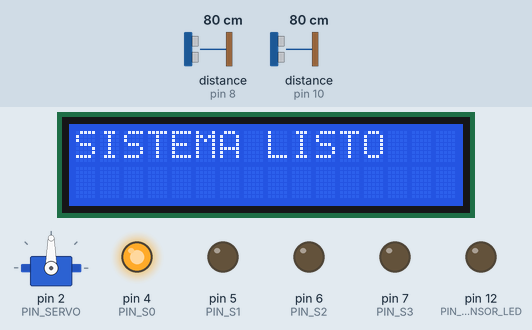
Simulated run of this sketch. Board: Arduino Uno, built with avr-gcc and run on an emulated ATmega328P. Parts: servo, 16×2 character LCD, output pins drawn as LEDs (lit = HIGH). Wiring (inferred from the names in the program): ultrasonic range finder: trigger pin 9; echo pin 10. The test bench sets the inputs (shaded band); at power-on: distance to the obstacle (sensors on pin 10, pin 8) 80 cm. The echo pulse lasts 58.3 µs per cm; pins used as bus, display or sensor lines are not drawn; what the sketch prints to the serial monitor is not drawn.

Above: at 1.3 s.
1.4 s: distance to the obstacle (sensor on pin 10) set to 12 cm
2.9 s: distance to the obstacle (sensor on pin 10) set to 9 cm
At 4.5 s:
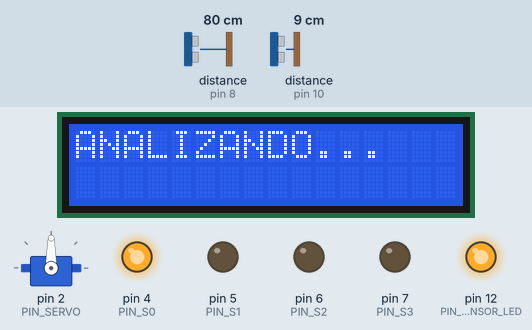
At 17.9 s:
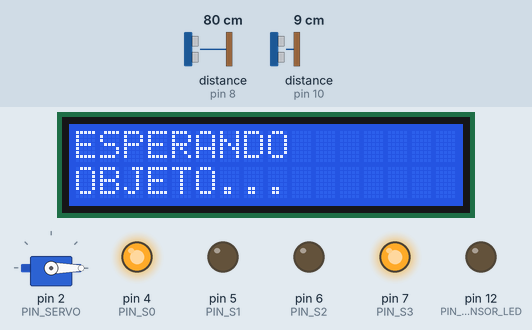
Timing chart, 0 to 19.4 s (numbered marks = the images above; inputs shaded):
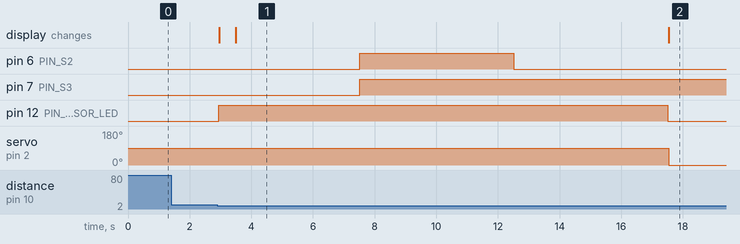

The sketch:

smart_bin.ino
```cpp
#include <LiquidCrystal_I2C.h>
#include <Servo.h>
#include "Config.h"
#include "Types.h"
#include "DistanceSensor.h"
#include "ColorSensor.h"
#include "DisplayManager.h"
#include "StateMachine.h"

#define PIN_TRIG 9
#define PIN_ECHO 10
#define PIN_S0 4
#define PIN_S1 5
#define PIN_S2 6
#define PIN_S3 7
#define PIN_SENSOR_OUT 8
#define PIN_SERVO 2
#define PIN_SENSOR_LED 12

LiquidCrystal_I2C lcd(0x27, 16, 2);
Servo servo;
DistanceSensor ds(PIN_TRIG, PIN_ECHO);
ColorSensor cs(PIN_S0, PIN_S1, PIN_S2, PIN_S3, PIN_SENSOR_OUT, PIN_SENSOR_LED);
DisplayManager dm(lcd);
StateMachine fsm(ds, cs, dm, servo);

void setup() {
  // Inicializa siempre el Serial
  Serial.begin(SERIAL_BAUD);
  while (!Serial) {}
  Serial.println(F(">> SERIAL INICIADO"));

  servo.attach(PIN_SERVO);
  ds.begin();
  cs.begin();
  dm.begin();
  fsm.begin();
}

void loop() {
  fsm.tick();
}
```

ColorSensor.cpp
```cpp
#include "ColorSensor.h"

ColorSensor::ColorSensor(uint8_t s0, uint8_t s1,
                         uint8_t s2, uint8_t s3,
                         uint8_t outPin,
                         uint8_t ledPin)
  : _s0(s0), _s1(s1), _s2(s2), _s3(s3), _out(outPin), _led(ledPin) {}

void ColorSensor::begin() {
  pinMode(_s0, OUTPUT);
  pinMode(_s1, OUTPUT);
  pinMode(_s2, OUTPUT);
  pinMode(_s3, OUTPUT);
  pinMode(_out, INPUT);
  pinMode(_led, OUTPUT);
  digitalWrite(_s0, HIGH);
  digitalWrite(_s1, LOW);
  ledOff();
}

void ColorSensor::ledOn() {
  digitalWrite(_led, HIGH);
}

void ColorSensor::ledOff() {
  digitalWrite(_led, LOW);
}

int ColorSensor::measure(bool s2Level, bool s3Level) {
  ledOn();
  digitalWrite(_s2, s2Level);
  digitalWrite(_s3, s3Level);
  delayMicroseconds(50);
  long sum = 0;
  for (int i = 0; i < COLOR_SAMPLE_COUNT; ++i) {
    sum += pulseIn(_out, LOW);
    delayMicroseconds(5);
  }
  ledOff();
  return sum / COLOR_SAMPLE_COUNT;
}
```

ColorSensor.h
```cpp
#pragma once

#include <Arduino.h>
#include "Config.h"

class ColorSensor {
public:
  ColorSensor(uint8_t s0, uint8_t s1,
              uint8_t s2, uint8_t s3,
              uint8_t outPin,
              uint8_t ledPin);
  void begin();
  int measure(bool s2Level, bool s3Level);
  void ledOn();
  void ledOff();
private:
  uint8_t _s0, _s1, _s2, _s3, _out, _led;
};
```

DisplayManager.cpp
```cpp
#include "DisplayManager.h"
#include <string.h>

DisplayManager::DisplayManager(LiquidCrystal_I2C &lcd)
  : _lcd(lcd) {
  _prev1[0] = _prev2[0] = '\0';
}

void DisplayManager::begin() {
  _lcd.init();
  _lcd.backlight();
}

void DisplayManager::_clearIfNeeded(const char *l1, const char *l2) {
  if (strcmp(_prev1, l1) != 0 || strcmp(_prev2, l2) != 0) {
    _lcd.clear();
    strncpy(_prev1, l1, 16); _prev1[16] = '\0';
    strncpy(_prev2, l2, 16); _prev2[16] = '\0';
  }
}

void DisplayManager::show(const char *l1, const char *l2) {
  _clearIfNeeded(l1, l2);
  backlightOn();
  _lcd.setCursor(0, 0);
  _lcd.print(l1);
  _lcd.setCursor(0, 1);
  _lcd.print(l2);
}

void DisplayManager::backlightOn() {
  _lcd.backlight();
}

void DisplayManager::backlightOff() {
  _lcd.noBacklight();
}
```

DisplayManager.h
```cpp
#pragma once

#include <LiquidCrystal_I2C.h>

class DisplayManager {
public:
  explicit DisplayManager(LiquidCrystal_I2C &lcd);
  void begin();
  void show(const char *line1, const char *line2 = "");
  void backlightOn();
  void backlightOff();

private:
  LiquidCrystal_I2C &_lcd;
  char _prev1[17], _prev2[17];
  void _clearIfNeeded(const char *l1, const char *l2);
};
```

DistanceSensor.cpp
```cpp
#include "DistanceSensor.h"

DistanceSensor::DistanceSensor(uint8_t trigPin, uint8_t echoPin)
  : _trig(trigPin), _echo(echoPin) {}

void DistanceSensor::begin() {
  pinMode(_trig, OUTPUT);
  pinMode(_echo, INPUT);
}

float DistanceSensor::readCm() {
  // Trigger
  digitalWrite(_trig, LOW);
  delayMicroseconds(2);
  digitalWrite(_trig, HIGH);
  delayMicroseconds(10);
  digitalWrite(_trig, LOW);

  // Leer pulso
  long duration = pulseIn(_echo, HIGH, 30000);
#if DEEP_DEBUG
  Serial.println(String("[DEEP] USµs=") + duration);
#endif

  float cm = (duration == 0) ? 999.0f : (duration * 0.034f) / 2.0f;
#if DEBUG
  Serial.println(String("[DBG] Dist=") + cm + " cm");
#endif

  return cm;
}
```

DistanceSensor.h
```cpp
#pragma once

#include <Arduino.h>
#include "Config.h"

class DistanceSensor {
public:
  DistanceSensor(uint8_t trigPin, uint8_t echoPin);
  void begin();
  /// Retorna distancia en cm
  float readCm();

private:
  uint8_t _trig, _echo;
};
```

StateMachine.cpp
```cpp
#include "StateMachine.h"
#include "Config.h"
#include <float.h>  // FLT_MAX

// — Tabla de colores normalizados —
static const float colorRefs[][3] = {
  { 0.150f, 0.442f, 0.407f },
  { 0.256f, 0.264f, 0.479f },
  { 0.262f, 0.293f, 0.446f },
  { 0.375f, 0.386f, 0.239f },
  { 0.220f, 0.391f, 0.389f },
  { 0.423f, 0.350f, 0.227f },
  { 0.365f, 0.346f, 0.288f },
  { 0.356f, 0.340f, 0.303f },
  { 0.260f, 0.337f, 0.403f }
};
static const int nColorRefs = sizeof(colorRefs) / sizeof(colorRefs[0]);

StateMachine::StateMachine(DistanceSensor &ds,
                           ColorSensor &cs,
                           DisplayManager &dm,
                           Servo &servo)
  : _dist(ds), _color(cs), _disp(dm), _servo(servo), _state(ESPERANDO), _tsState(0), _tsDetect(0), _tsClassified(0), _prevPresent(false), _presenceCount(0), _absenceCount(0), _lastR(0), _lastG(0), _lastB(0) {}

void StateMachine::begin() {
  Serial.begin(SERIAL_BAUD);
  _tsState = millis();
  _disp.begin();
  _disp.show("SISTEMA LISTO", "");
}

void StateMachine::tick() {
  static unsigned long lastTick = 0;
  unsigned long now = millis();
  if (now - lastTick < UPDATE_INTERVAL_MS) return;
  lastTick = now;

  LOGDD(String("[DEEP] FSM.tick @") + now);
  update();
}

void StateMachine::update() {
  unsigned long now = millis();
  float d = _dist.readCm();

  // — Debounce de presencia —
  bool rawPres = (d <= DIST_THRESHOLD_CM);
  if (rawPres) {
    _presenceCount++;
    _absenceCount = 0;
  } else {
    _absenceCount++;
    _presenceCount = 0;
  }
  bool present = _prevPresent;
  if (_presenceCount >= PRESENCE_COUNT_THRESHOLD) present = true;
  else if (_absenceCount >= PRESENCE_COUNT_THRESHOLD) present = false;

  bool flank = present && !_prevPresent;

  LOGDD(String("[DEEP] upd st=") + _state
        + " dist=" + String(d, 1)
        + " pres=" + (present ? "1" : "0")
        + " dtSt=" + (now - _tsState));

  // — Timeout inactividad —
  if (_state == ESPERANDO && now - _tsState >= INACTIVITY_TIMEOUT_MS) {
    LOGD("[DBG] → INACTIVO (timeout)");
    _toInactive();
    _prevPresent = present;
    return;
  }

  switch (_state) {
    case ESPERANDO:
      if (flank) {
        LOGD("[DBG] ESPERANDO → DETECTANDO");
        _toDetecting();
      }
      break;

    case DETECTANDO:
      if (!present) {
        LOGD("[DBG] DETECTANDO → ESPERANDO (objeto retirado)");
        _toWaiting();
      } else if (now - _tsDetect >= ANALYSIS_TIME_MS) {
        LOGD("[DBG] DETECTANDO → ANALIZANDO");
        _toAnalyzing();
      }
      break;

    case ANALIZANDO:
      {
        LOGD("[DBG] ANALIZANDO color");
        int r = _color.measure(LOW, LOW);
        int g = _color.measure(HIGH, HIGH);
        int b = _color.measure(LOW, HIGH);
        float sum = r + g + b;
        if (sum <= 0) {
          LOGD("[DBG] Error sensor color");
          _toWaiting();
          break;
        }
        ColorCodigo cod = _classifyColor(r / sum, g / sum, b / sum);
        const char *label = (cod <= ORG_NARANJA) ? "ORGANICO" : "INORGANICO";
        LOGD(String("[DBG] Resultado: ") + label);
        _disp.show("DETECTADO:", label);
      }
      _toClassified();
      break;

    case CLASIFICADO:
      _handleClassified(now, present);
      break;

    case INACTIVO:
      if (present) {
        LOGD("[DBG] INACTIVO → ESPERANDO (reactivado)");
        _toWaiting();
      }
      break;
  }

  _prevPresent = present;
}

void StateMachine::_handleClassified(unsigned long now, bool present) {
  // 1) Reanálisis inmediato si cambia color
  if (_hasColorChanged()) {
    LOGD("[DBG] CLASIFICADO: cambio de color → ANALIZANDO");
    _toAnalyzing();
    return;
  }

  // 2) Mantener resultado fijo al menos RESULT_TIME_MS
  if (now - _tsClassified < RESULT_TIME_MS) {
    LOGDD(String("[DEEP] CLASIFICADO fijo dt=") + (now - _tsClassified));
    return;
  }

  // 3) Tras 7s, si el objeto se retiró → ESPERANDO
  if (!present) {
    LOGD("[DBG] CLASIFICADO → ESPERANDO (objeto retirado tras 7s)");
    _toWaiting();
    return;
  }

  // 4) Si sigue presente sin cambio, permanecer en CLASIFICADO
  LOGDD("[DEEP] CLASIFICADO: persistir");
}

bool StateMachine::_hasColorChanged() {
  int rr = _color.measure(LOW, LOW),
      gg = _color.measure(HIGH, HIGH),
      bb = _color.measure(LOW, HIGH);
  float sum = float(rr + gg + bb);
  if (sum <= 0) return false;

  float nr = rr / sum, ng = gg / sum, nb = bb / sum;
  float dr = nr - _lastR, dg = ng - _lastG, db = nb - _lastB;
  return (dr * dr + dg * dg + db * db) > COLOR_CHANGE_THRESHOLD2;
}

void StateMachine::_toWaiting() {
  _disp.backlightOn();
  _servo.write(0);
  _disp.show("ESPERANDO", "OBJETO...");
  _state = ESPERANDO;
  _tsState = millis();
}

void StateMachine::_toDetecting() {
  _disp.backlightOn();
  _color.ledOn();
  _disp.show("DETECTANDO...", "");
  _state = DETECTANDO;
  _tsDetect = millis();
}

void StateMachine::_toAnalyzing() {
  _disp.backlightOn();
  _disp.show("ANALIZANDO...", "");
  _state = ANALIZANDO;
}

void StateMachine::_toClassified() {
  _disp.backlightOn();
  _color.ledOff();
  _state = CLASIFICADO;
  _tsClassified = millis();
  // Guardar normalización
  int r = _color.measure(LOW, LOW),
      g = _color.measure(HIGH, HIGH),
      b = _color.measure(LOW, HIGH);
  float s = float(r + g + b);
  if (s > 0) {
    _lastR = r / s;
    _lastG = g / s;
    _lastB = b / s;
  }
}

void StateMachine::_toInactive() {
  _disp.show("INACTIVO", "ACERCARSE");
#if !PRODUCTION_MODE
  delay(INACTIVE_DISPLAY_MS);
#endif
  _disp.backlightOff();
  _servo.write(0);
  _state = INACTIVO;
  _tsState = millis();
}

ColorCodigo StateMachine::_classifyColor(float r, float g, float b) {
  float best2 = FLT_MAX;
  int bestI = -1;
  for (int i = 0; i < nColorRefs; ++i) {
    float dr = r - colorRefs[i][0];
    float dg = g - colorRefs[i][1];
    float db = b - colorRefs[i][2];
    float d2 = dr * dr + dg * dg + db * db;
    if (d2 < best2) {
      best2 = d2;
      bestI = i;
    }
  }
  return (best2 < COLOR_DIST_THRESHOLD * COLOR_DIST_THRESHOLD)
           ? static_cast<ColorCodigo>(bestI)
           : COLOR_INDEFINIDO;
}
```

StateMachine.h
```cpp
#pragma once

#include <Arduino.h>
#include <Servo.h>
#include "DistanceSensor.h"
#include "ColorSensor.h"
#include "DisplayManager.h"
#include "Config.h"
#include "Types.h"

// — Logging macros (Serial solo) —
#define LOGD(msg) \
  do { \
    if (DEBUG) Serial.println(msg); \
  } while (0)
#define LOGDD(msg) \
  do { \
    if (DEEP_DEBUG) Serial.println(msg); \
  } while (0)

class StateMachine {
public:
  StateMachine(DistanceSensor &ds,
               ColorSensor &cs,
               DisplayManager &dm,
               Servo &servo);

  /// Llamar en setup()
  void begin();

  /// Llamar en loop()
  void tick();

private:
  /// Lógica interna, sin retardos
  void update();

  DistanceSensor &_dist;
  ColorSensor &_color;
  DisplayManager &_disp;
  Servo &_servo;

  EstadoSistema _state;
  unsigned long _tsState;
  unsigned long _tsDetect;
  unsigned long _tsClassified;

  // — Debounce de presencia —
  bool _prevPresent;
  int _presenceCount;
  int _absenceCount;

  // — Cambio de color para re-análisis —
  float _lastR, _lastG, _lastB;

  // Manejo de CLASIFICADO
  void _handleClassified(unsigned long now, bool present);
  bool _hasColorChanged();

  // Transiciones
  void _toWaiting();
  void _toDetecting();
  void _toAnalyzing();
  void _toClassified();
  void _toInactive();

  // Clasificación por distancia Euclídea²
  ColorCodigo _classifyColor(float r, float g, float b);
};
```

Types.h
```cpp
#pragma once

/// Códigos de color
enum ColorCodigo {
  ORG_ROJO,
  ORG_VERDE,
  ORG_AMARILLO,
  ORG_VIOLETA,
  ORG_NARANJA,
  INORG_AZUL,
  INORG_BLANCO,
  INORG_NEGRO,
  INORG_CAFE,
  COLOR_INDEFINIDO
};

/// Estados de la máquina
enum EstadoSistema {
  ESPERANDO = 0,
  DETECTANDO = 1,
  ANALIZANDO = 2,
  CLASIFICADO = 3,
  INACTIVO = 4
};
```

Config.h
```cpp
#pragma once

// Serial
static const int SERIAL_BAUD = 9600;

// Modos de ejecución
static constexpr bool PRODUCTION_MODE = false;
static constexpr bool DEBUG = !PRODUCTION_MODE;
static constexpr bool DEEP_DEBUG = false && !PRODUCTION_MODE;

// Intervalos y tiempos (ms)
static const unsigned long UPDATE_INTERVAL_MS = 30;        // 33 Hz
static const unsigned long ANALYSIS_TIME_MS = 500;         // 0.5 s
static const unsigned long RESULT_TIME_MS = 7000;          // 7 s
static const unsigned long INACTIVITY_TIMEOUT_MS = 15000;  // 15 s
static const unsigned long INACTIVE_DISPLAY_MS = 1500;     // 1.5 s

// Umbrales
static const int DIST_THRESHOLD_CM = 10;
static const float COLOR_DIST_THRESHOLD = 0.35f;

// Debounce
static constexpr int PRESENCE_COUNT_THRESHOLD = 2;

// Cambio de color para re-análisis
static constexpr float COLOR_CHANGE_THRESHOLD = 0.10f;
static constexpr float COLOR_CHANGE_THRESHOLD2 = COLOR_CHANGE_THRESHOLD * COLOR_CHANGE_THRESHOLD;

// Sensor de color
static const int COLOR_SAMPLE_COUNT = 5;
```

Measured:
- the behaviour switches between 11 and 10 cm on distance to the obstacle (sensor on pin 10) (found by bisection; images 0 and 1)
- after the input at 1.4 s, every drawn part: stays the same
- after the input at 2.9 s, pin 6 (PIN_S2): LOW → HIGH after 4.6 s, → LOW 5.0 s later; pin 7 (PIN_S3): LOW → HIGH after 4.6 s; pin 12 (PIN_SENSOR_LED): LOW → HIGH at once, → LOW 14.6 s later; servo on pin 2 (PIN_SERVO): 90° → 0° after 14.6 s instead of 13.7 s; the display: first changes after 0.06 s (image 1 shows a later state)
- what the display in image 1 shows lasts 14.0 s, from 3.5 s to 17.5 s
